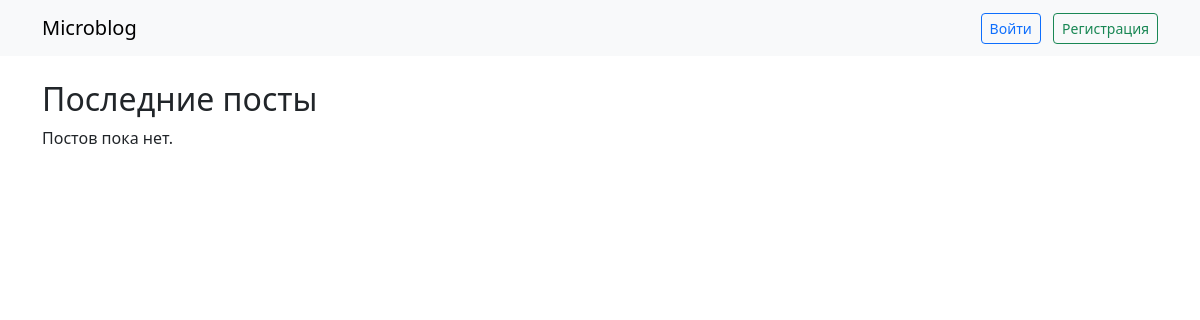
Before: / with the older database file.
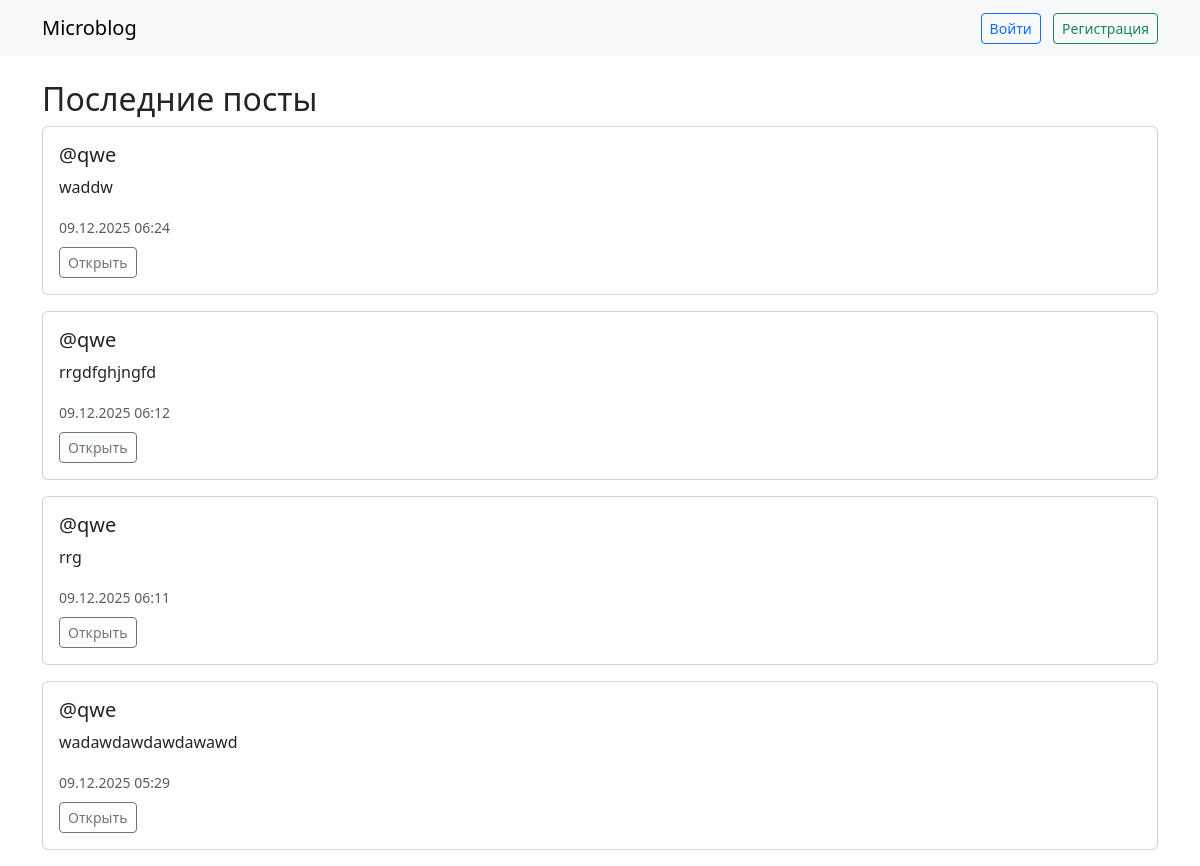
After: the same page with the newer database file.
### blog/models.py (models this page shows, shortened)
class Post(models.Model):
    author = models.ForeignKey(User, on_delete=models.CASCADE)
    content = models.TextField()
    created_on = models.DateTimeField(auto_now_add=True)
    updated_on = models.DateTimeField(auto_now=True)

### blog/views.py (the view)
# urls.py: path('', views.PostListView.as_view(), name='home'),  # корень — главная
class PostListView(ListView):
    model = Post
    template_name = 'blog/home.html'
    context_object_name = 'posts'
    paginate_by = 10
    def get_queryset(self):
        return Post.objects.all().order_by('-created_on')[:50]
    def get_context_data(self, **kwargs):
        context = super().get_context_data(**kwargs)
        if self.request.user.is_authenticated:
            for post in context['object_list']:
                post.user_has_liked = post.like_set.filter(user=self.request.user).exists()
        else:
            for post in context['object_list']:
                post.user_has_liked = False
        return context

### blog/templates/blog/home.html (shortened to what this page needs)
{% extends 'blog/base.html' %}
{% block content %}
<h2>Последние посты</h2>
{% for post in page_obj %}
    {% if post.pk %}
    <div class="card mb-3">
        <div class="card-body">
            <h5 class="card-title">@{{ post.author.username }}</h5>
            <p class="card-text">{{ post.content }}</p>
            <small class="text-muted">{{ post.created_on|date:"d.m.Y H:i" }}</small>
            <div class="mt-2">
                <a href="{% url 'post_detail' post.pk %}" class="btn btn-sm btn-outline-secondary">Открыть</a>
            </div>
        </div>
    </div>
    {% endif %}
{% empty %}
    <p>Постов пока нет.</p>
{% endfor %}
{% endblock %}

### blog/templates/blog/base.html (shortened to what this page needs)
<!DOCTYPE html>
<html>
<head>
    <link href="https://cdn.jsdelivr.net/npm/bootstrap@5.3.2/dist/css/bootstrap.min.css  " rel="stylesheet">
</head>
<body>
    <nav class="navbar navbar-expand-lg navbar-light bg-light">
        <div class="container">
            <a class="navbar-brand" href="{% url 'home' %}">Microblog</a>
            <div>
                {% if user.is_authenticated %}
                    <a href="{% url 'profile' user.profile.pk %}" class="btn btn-sm btn-outline-secondary me-2">Профиль</a>
                    <a href="{% url 'logout' %}" class="btn btn-sm btn-outline-danger">Выйти</a>
                {% else %}
                    <a href="{% url 'login' %}" class="btn btn-sm btn-outline-primary me-2">Войти</a>
                    <a href="{% url 'register' %}" class="btn btn-sm btn-outline-success">Регистрация</a>
                {% endif %}
            </div>
        </div>
    </nav>
    <div class="container mt-4">
        {% block content %}{% endblock %}
    </div>
</body>
</html>

Changed rows visible on the page:
added Post: author.username "qwe", content "waddw", created_on "09.12.2025 06:24"
added Post: author.username "qwe", content "rrgdfghjngfd", created_on "09.12.2025 06:12"
added Post: author.username "qwe", content "rrg", created_on "09.12.2025 06:11"
added Post: author.username "qwe", content "wadawdawdawdawawd", created_on "09.12.2025 05:29"
Other visible differences:
text no longer shown: "Постов пока нет."
